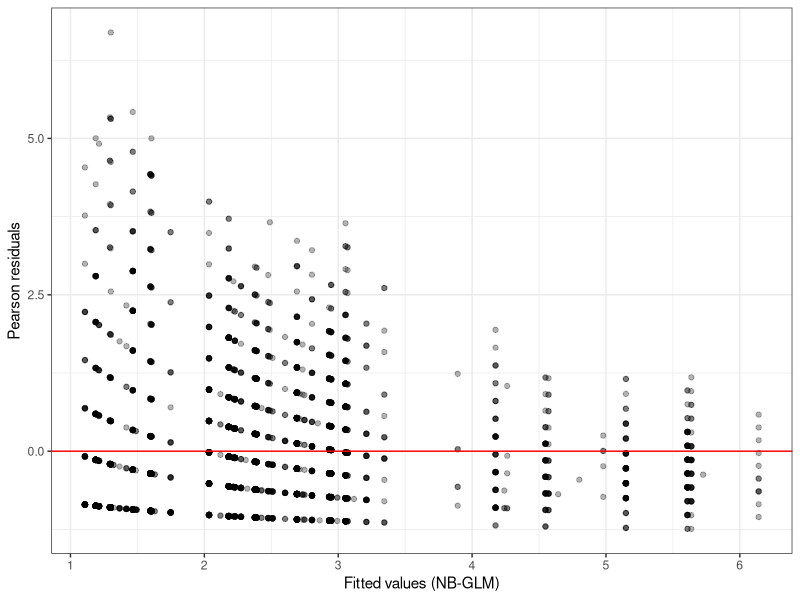

Write R code to recreate this figure.
library(tidyverse)
library(broom)
library(MASS)

set.seed(3100)
theme_set(theme_bw())

# problem 2 ---------------------------------------------------------------

# read data (same as P1)
fertility <- read.csv("data/fertility_data.csv", header = TRUE) %>%
  as_tibble() %>%
  mutate(
    educ0    = as.factor(educ0),
    usemeth  = as.factor(usemeth),
    urban    = as.factor(urban),
    electric = as.factor(electric),
    radio    = as.factor(radio),
    tv       = as.factor(tv),
    bicycle  = as.factor(bicycle)
  )

# f) Fit NB-GLM for the preferred model from Problem 1 (no TV)
# Poisson reference (from P1)
fit_pois <- glm(
  ceb ~ educ0 + usemeth + urban + electric + radio + bicycle,
  data = fertility,
  family = poisson(link = "log")
)

# Negative binomial (MASS::glm.nb uses log link by default)
fit_nb <- glm.nb(
  ceb ~ educ0 + usemeth + urban + electric + radio + bicycle,
  data = fertility, link = log
)

summary(fit_nb)
tidy(fit_nb, exponentiate = TRUE, conf.int = TRUE)

# Theta (k) estimate and SE
theta_hat <- fit_nb$theta
theta_se  <- fit_nb$SE.theta
c(theta_hat = theta_hat, theta_se = theta_se)

# Compare Poisson vs NB
comp_aic <- AIC(fit_pois, fit_nb)
comp_ll  <- tibble(
  model = c("Poisson", "NegBin"),
  logLik = c(as.numeric(logLik(fit_pois)), as.numeric(logLik(fit_nb))),
  df = c(attr(logLik(fit_pois), "df"), attr(logLik(fit_nb), "df"))
)

comp_aic
comp_ll

# LR-style comparison (treat NB as Poisson with extra parameter k)
lr_stat <- 2 * (as.numeric(logLik(fit_nb)) - as.numeric(logLik(fit_pois)))
lr_pval <- pchisq(lr_stat, df = 1, lower.tail = FALSE)
c(lr_stat = lr_stat, df = 1, p_value = lr_pval)

# Pearson dispersion check
disp_pois <- sum(residuals(fit_pois, type = "pearson")^2) / df.residual(fit_pois)
disp_nb   <- sum(residuals(fit_nb,   type = "pearson")^2) / df.residual(fit_nb)
c(pearson_overdisp_poisson = disp_pois, pearson_overdisp_negbin = disp_nb)

# Residuals vs fitted for NB (diagnostic)
resid_nb_plot <- fertility %>%
  mutate(
    fitted = fitted(fit_nb),
    resid  = residuals(fit_nb, type = "pearson")
  ) %>%
  ggplot(aes(x = fitted, y = resid)) +
  geom_point(alpha = 0.3) +
  geom_hline(yintercept = 0, color = "red") +
  labs(x = "Fitted values (NB-GLM)", y = "Pearson residuals") +
  theme_bw()

ggsave("plots/problem2_nb_residuals_vs_fitted.pdf", resid_nb_plot, width = 7, height = 4)

# Rate ratios from NB model (for interpretation in the report)
nb_rate_ratios <- tidy(fit_nb, exponentiate = TRUE, conf.int = TRUE) %>%
  dplyr::select(term, estimate, conf.low, conf.high, p.value)

nb_rate_ratios

# Prediction for the same covariate combo as in P1(e)
newdata <- tibble(
  educ0   = factor(0, levels = c(0,1)),
  usemeth = factor(0, levels = c(0,1)),
  urban   = factor(0, levels = c(0,1)),
  electric = factor(1, levels = c(0,1)),
  radio    = factor(1, levels = c(0,1)),
  bicycle  = factor(1, levels = c(0,1))
)

pred_nb <- predict(fit_nb, newdata = newdata, type = "link", se.fit = TRUE)

nb_rate_est  <- exp(pred_nb$fit)
nb_rate_low  <- exp(pred_nb$fit - 1.96 * pred_nb$se.fit)
nb_rate_high <- exp(pred_nb$fit + 1.96 * pred_nb$se.fit)

cbind(newdata, nb_rate_est, nb_rate_low, nb_rate_high)
